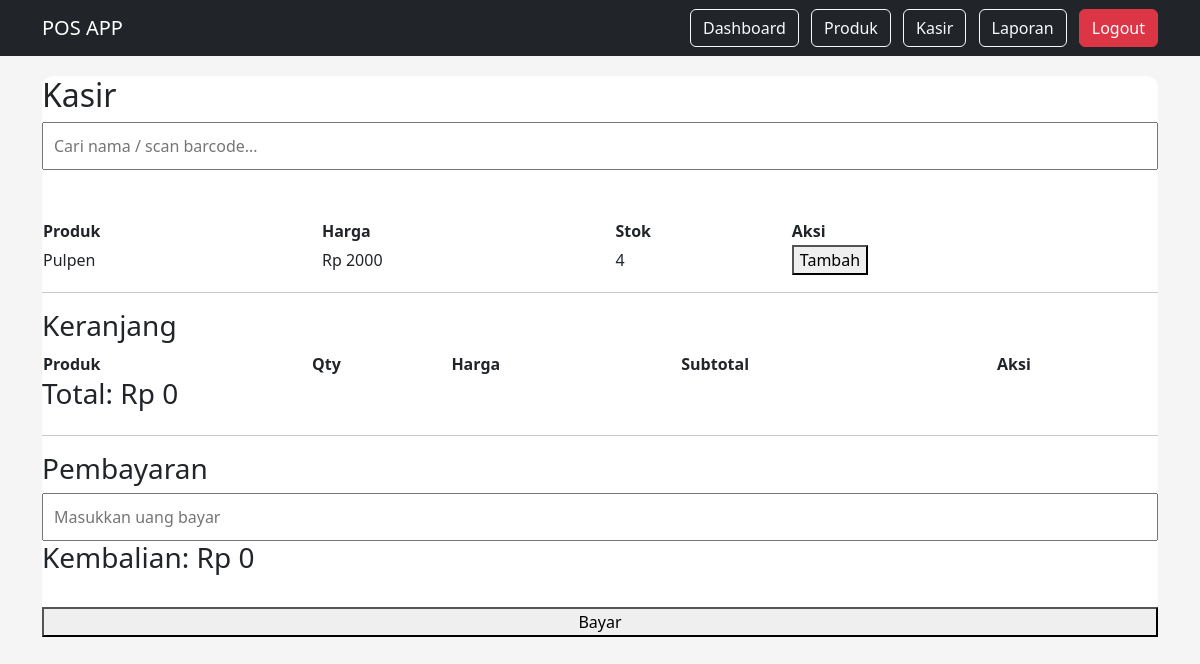
Page /kasir (signed in) on the earlier database version.
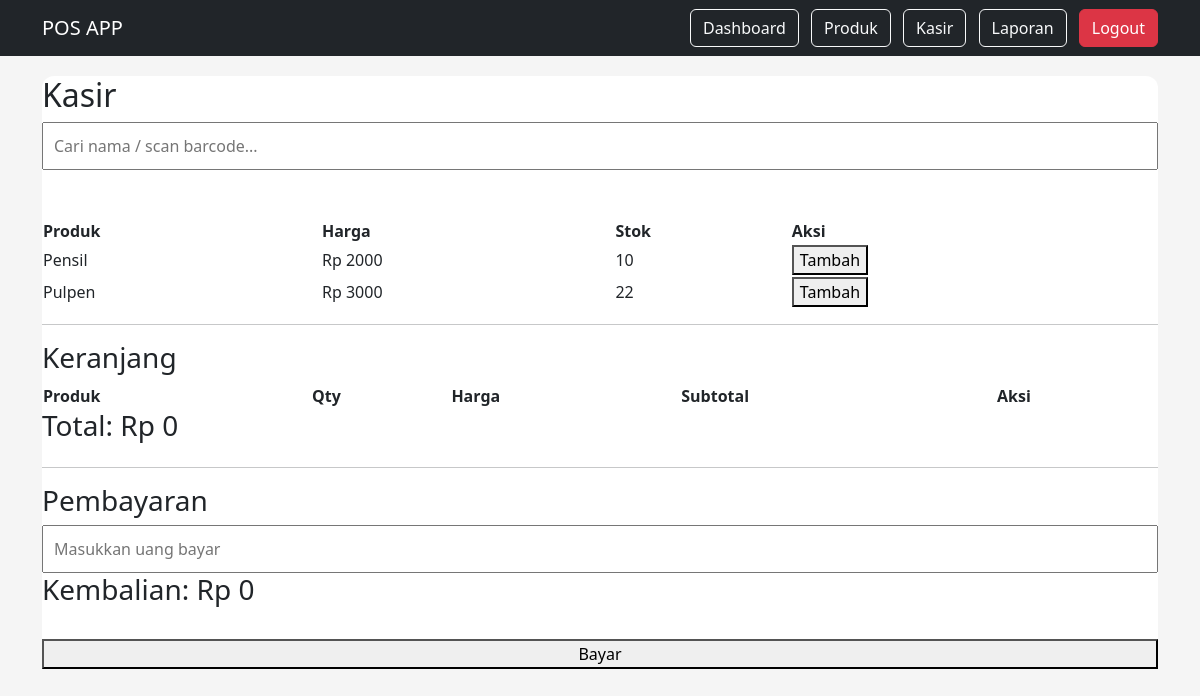
Same page on the later database version.
### tables this page shows
CREATE TABLE products (

        id INTEGER PRIMARY KEY AUTOINCREMENT,

        code TEXT UNIQUE,

        name TEXT,

        price INTEGER,

        stock INTEGER

    );

### app.py (the view)
@app.route("/kasir")
def kasir():
    if not is_logged_in():
        return redirect("/login")
    db = get_db()
    products = db.execute("""
        SELECT * FROM products
        ORDER BY name ASC
    """).fetchall()
    return render_template(
        "kasir.html",
        products=products
    )

### app.py (called while the page is built)
def get_db():
    conn = sqlite3.connect("database.db")
    conn.row_factory = sqlite3.Row
    return conn

def is_logged_in():
    return "user" in session

### templates/kasir.html (shortened to what this page needs)
{% extends "base.html" %}
{% block content %}
<div class="card">
<h2>Kasir</h2>
<input
    type="text"
    id="search"
    placeholder="Cari nama / scan barcode..."
    onkeyup="searchProduk()"
    style="width:100%; padding:10px;"
>
<br><br>
<table id="produkTable">
<tr>
    <th>Produk</th>
    <th>Harga</th>
    <th>Stok</th>
    <th>Aksi</th>
</tr>
{% for p in products %}
<tr class="produk-row" data-code="{{p.code}}">
    <td class="produk-name">
        {{p.name}}
    </td>
    <td>
        Rp {{p.price}}
    </td>
    <td>
        {{p.stock}}
    </td>
    <td>
        <button
            onclick="addToCart(
                {{p.id}},
                '{{p.name}}',
                {{p.price}}
            )"
        >
            Tambah
        </button>
    </td>
</tr>
{% endfor %}
</table>
<hr>
<h3>Keranjang</h3>
<table>
<tr>
    <th>Produk</th>
    <th>Qty</th>
    <th>Harga</th>
    <th>Subtotal</th>
    <th>Aksi</th>
</tr>
</table>
<h3>
    Total: Rp <span id="total">0</span>
</h3>
<hr>
<h3>Pembayaran</h3>
<input
    type="number"
    id="bayar"
    placeholder="Masukkan uang bayar"
    onkeyup="hitungKembalian()"
    style="padding:10px;"
>
<h3>
    Kembalian:
    Rp <span id="kembalian">0</span>
</h3>
<br>
<button onclick="checkout()">
    Bayar
</button>
</div>
{% endblock %}

Differences in the rows shown:
added products: name "Pensil", price "2000", stock "10"
changed products "Pulpen": price "2000" → "3000"; stock "4" → "22"
